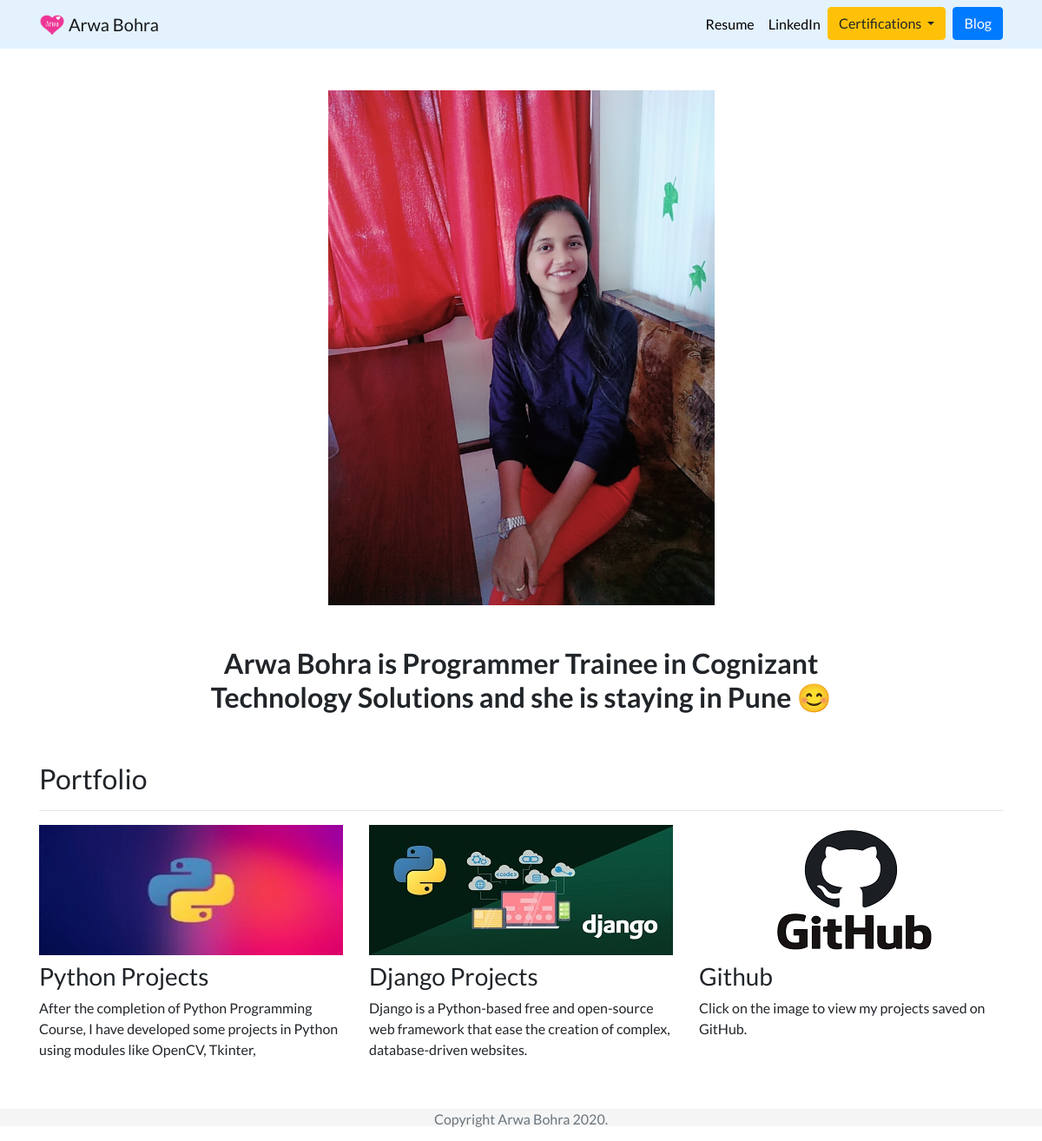
The page / on the database its author committed.
### portfolio/models.py (models this page shows, shortened)
class Project(models.Model):
    title=models.CharField(max_length=100)
    description=models.CharField(max_length=250)
    images=models.ImageField(upload_to='portfolio/images')
    url=models.URLField(blank=True)

### portfolio/views.py (the view)
# urls.py: 2. Add a URL to urlpatterns:  path('', views.home, name='home')
def home(request):
    projects=Project.objects.all()
    return render(request,'portfolio/home.html',{'projects':projects})

### portfolio/templates/portfolio/home.html
{% extends "portfolio/base.html" %}
{% load static %}
{% block content %}
<div class="row justify-content-center my-5">
  <div class="col-5">
    <img src="{% static 'portfolio/ArwaBohra.jpg' %}" class="img-fluid">
  </div>
</div>
<div class="row justify-content-center mb-3">
  <div class="col-md-9 text-center">
    <h6 id="hometext" class="font-weight-bold">Arwa Bohra is Programmer Trainee in Cognizant Technology Solutions and she is staying in Pune 😊</h6>
  </div>
</div>
<h2 class="mt-5">Portfolio</h2>
<hr>
<div class="row">
  {% for project in projects %}
  <div class="col-lg-4 col-md-6">
    {% if project.url %}
    <a href="{{ project.url }}">
      <img src="{{ project.images.url }}" class="img-fluid mb-2">
    </a>
    {% else %}
    <img src="{{ project.images.url }}" class="img-fluid mb-2">
    {% endif %}
    <h3>{{ project.title }}</h3>
    <p>{{ project.description }}</p>
  </div>
  {% endfor %}
</div>
{% endblock %}

### portfolio/templates/portfolio/base.html (shortened to what this page needs)
{% load static %}
<html>
<html lang="en">
<head>
  <link rel="stylesheet" href="https://stackpath.bootstrapcdn.com/bootstrap/4.4.1/css/bootstrap.min.css">
  <link rel="stylesheet" href="{% static "portfolio/custom.css" %}">
</head>
<body>
  <nav id="topNav" class="navbar navbar-expand-md navbar-light " style="background-color: #e3f2fd;">
    <div class="container">
      <a class="navbar-brand" href="{% url 'home' %}">
        <img src="{% static "portfolio/Logo.png" %}" width="30" height="30" class="d-inline-block align-top" alt="Arwa's Logo">
        <span>Arwa Bohra</span>
      </a>
      <div class="collapse navbar-collapse text-center justify-content-end" id="navbarNav">
        <ul class="navbar-nav ">
          <li class="nav-item">
            <a class="nav-link" href="{% static "portfolio/ArwaBohra.pdf" %}">Resume</a>
          </li>
          <li class="nav-item">
            <a class="nav-link" href="https://www.linkedin.com/in/arwa-bohra-34267414b" target="_blank">LinkedIn</a>
          </li>
          <li class="dropdown">
  <button class="btn btn-warning dropdown-toggle" type="button" id="dropdownMenuButton" data-toggle="dropdown" aria-haspopup="true" aria-expanded="false">
    Certifications
  </button>
</li>
          <li>
            <a role="button " href="{% url 'blog:all_blogs' %}" class="btn btn-primary ml-2">Blog</a>
          </li>
        </ul>
      </div>
    </div>
  </nav>
  <div class="container">
    {% block content %}{% endblock %}
  </div>
<footer class="footer mt-auto mx-auto">
  <div class="container" id="footer">
    <span class="text-muted py-3 ">Copyright Arwa Bohra 2020.</span>
  </div>
</footer>
</body>
</html>

### portfolio/static/portfolio/custom.css (style rules this page uses)
.navbar-nav .nav-link { color: rgba(0,0,0,1) !important; }
body { font-family: 'Lato', sans-serif; }
@media (min-width: 992px) { #hometext { font-size: 2rem; } }

### portfolio/templates/portfolio/base.html (style rules this page uses)
#footer { position:relative; margin-top:40px; width: auto; height:20px; max-width: 600px; padding: 0 15px; text-align:center }
.footer { background-color: #f5f5f5; }
.dropdown { text-align:center; }

### rows shown on the page
Project: images (picture), title "Python Projects", description "After the completion of Python Programming Course, I have developed some projects in Python using modules like OpenCV, Tkinter,"
Project: images (picture), title "Django Projects", description "Django is a Python-based free and open-source web framework that ease the creation of complex, database-driven websites."
Project: images (picture), title "Github", description "Click on the image to view my projects saved on GitHub."
